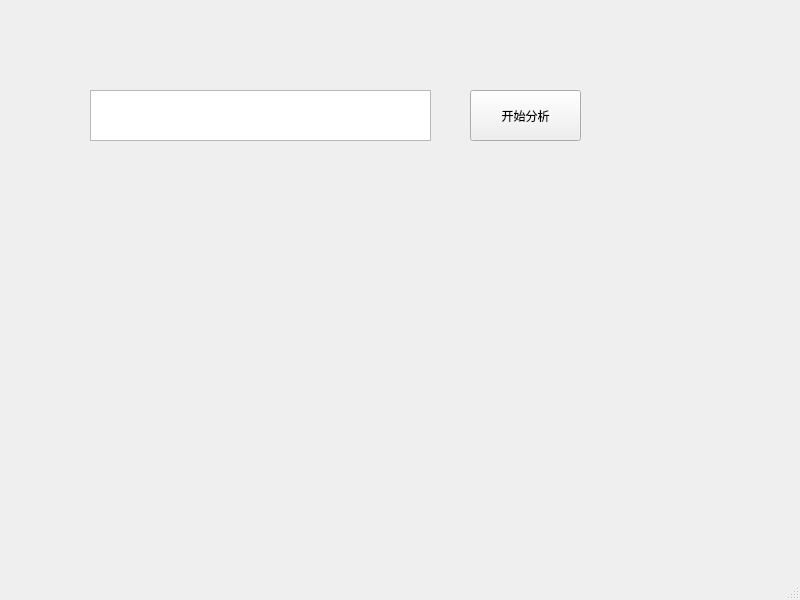
<?xml version="1.0" encoding="UTF-8"?>
<ui version="4.0">
 <class>MainWindow</class>
 <widget class="QMainWindow" name="MainWindow">
  <property name="geometry">
   <rect>
    <x>0</x>
    <y>0</y>
    <width>800</width>
    <height>600</height>
   </rect>
  </property>
  <property name="windowTitle">
   <string>MainWindow</string>
  </property>
  <widget class="QWidget" name="centralwidget">
   <widget class="QTextEdit" name="textEdit">
    <property name="geometry">
     <rect>
      <x>90</x>
      <y>90</y>
      <width>341</width>
      <height>51</height>
     </rect>
    </property>
   </widget>
   <widget class="QPushButton" name="pushButton">
    <property name="geometry">
     <rect>
      <x>470</x>
      <y>90</y>
      <width>111</width>
      <height>51</height>
     </rect>
    </property>
    <property name="text">
     <string>开始分析</string>
    </property>
   </widget>
  </widget>
  <widget class="QStatusBar" name="statusbar"/>
 </widget>
 <resources/>
 <connections/>
</ui>
